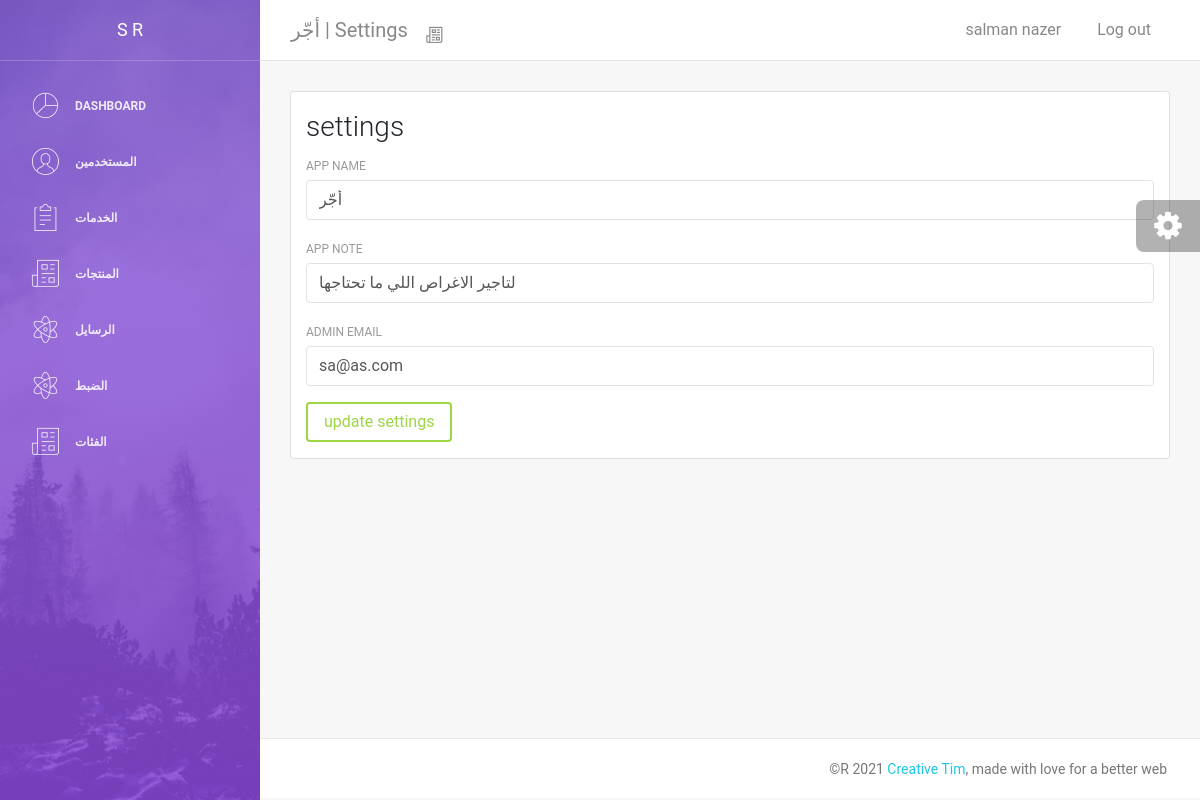
The app's page /admin/settings/index.php (signed in) with its own data.
### tables this page shows
CREATE TABLE `settings` (
  `id` int(11) NOT NULL,
  `admin_email` varchar(64) NOT NULL,
  `app_name` varchar(64) NOT NULL DEFAULT 'service app',
  `app_note` varchar(255) NOT NULL
);

### config/app.php (called while the page is built)
<?php
include_once 'database.php';
$settings = $mysqli->query('select * from settings')->fetch_array(MYSQLI_ASSOC);
if(count($settings)){
    $app_name = $settings['app_name'];
    $admin_email = $settings['admin_email'];
    $app_note = $settings['app_note'];
}else{
    $app_name = 'Service App';
    $admin_email = 'snazer658@gmail.com';
    $app_note = 'تاجير';
}
    $config =[
      'app_name' =>  $app_name,
      'admin_email' => $admin_email ,
      'lang' => 'eng' ,
      'dir' => 'ltr' ,
      'app_url' => 'http://127.0.0.1/php/',
      'upload_dir' => 'uploads/',
      'admin_assets' => 'http://127.0.0.1/php/admin/template/assets',
      'app_note' => $app_note,
    ];
 ?>

### classec/user.php (called while the page is built, shortened)
<?php
class user {
  public function name(){
  if(isset($_SESSION['user_name'])){
        return $_SESSION['user_name'];
    }
        return 'gust';
  }
}
 ?>

### admin/settings/index.php (the view, shortened to what this page needs)
<?php
$title = 'Settings';
$icon = 'paper-2';
include __DIR__.'/../template/header.php';
?>
<div class="card">
    <div class="container">
      <h3>settings </h3>
        <form action="" method="post">
            <div class="form-group">
              <label for="app_name">app name</label>
              <input type="text" name="app_name" value="<?php echo $config['app_name']; ?>" id="app_name" class="form-control">
            </div>
            <div class="form-group">
              <label for="app_note">app note</label>
              <input type="text" name="app_note" value="<?php echo $config['app_note']; ?>" id="app_note" class="form-control">
            </div>
            <div class="form-group">
              <label for="admin_email">admin email</label>
              <input type="email" name="admin_email" value="<?php echo $config['admin_email']; ?>" id="admin_email" class="form-control">
            </div>
            <div class="form-group">
              <button class="btn btn-success" type="submit" >update settings</button>
            </div>
        </form>
    </div>
</div>
<?php
include __DIR__.'/../template/footer.php';

### admin/template/header.php (shortened to what this page needs)
<?php
require_once __DIR__.'/../../config/app.php';
require_once __DIR__.'/../../classec/user.php';
$user = new User;
 ?>
<!DOCTYPE html>
<html lang="en">
<head>
    <link rel="stylesheet" href="https://maxcdn.bootstrapcdn.com/font-awesome/latest/css/font-awesome.min.css" />
    <link href="<?php echo $config['admin_assets']?>/css/bootstrap.min.css" rel="stylesheet" />
    <link href="<?php echo $config['admin_assets']?>/css/light-bootstrap-dashboard.css?v=2.0.0 " rel="stylesheet" />
    <link href="<?php echo $config['admin_assets']?>/css/demo.css" rel="stylesheet" />
</head>
<body>
  <div class="wrapper">
      <div class="sidebar" data-image="<?php echo $config['admin_assets']?>/img/sidebar-5.jpg">
  <?php include 'sidebar.php' ?>
      </div>
      <div class="main-panel">
          <nav class="navbar navbar-expand-lg " color-on-scroll="500">
              <div class="container-fluid">
                  <a class="navbar-brand" href="/../../php/index.php"> <?php echo $config['app_name']." | ". $title ?> </a>
                  <div class="collapse navbar-collapse justify-content-end" id="navigation">
                      <ul class="nav navbar-nav mr-auto">
                          <li class="nav-item">
                              <a href="#" class="nav-link" data-toggle="dropdown">
                                  <i class="nc-icon nc-<?php echo $icon ?>"></i>
                              </a>
                          </li>
                      </ul>
                      <ul class="navbar-nav ml-auto">
                          <li class="nav-item">
                              <a class="nav-link" href="#pablo">
                                  <span><?php echo $user->name() ?></span>
                              </a>
                          </li>
                          <li class="nav-item">
                              <a class="nav-link" href="<?php echo $config['app_url'].'logout.php'; ?>">
                                  <span class="no-icon">Log out</span>
                              </a>
                          </li>
                      </ul>
                  </div>
              </div>
          </nav>
          <div class="content">
              <div class="container-fluid">

### records on screen
settings: app_name "أجّر", app_note "لتاجير الاغراص اللي ما تحتاجها", admin_email "sa@as.com"

### other values on screen
$title "Settings"
$user->name() "salman nazer"
